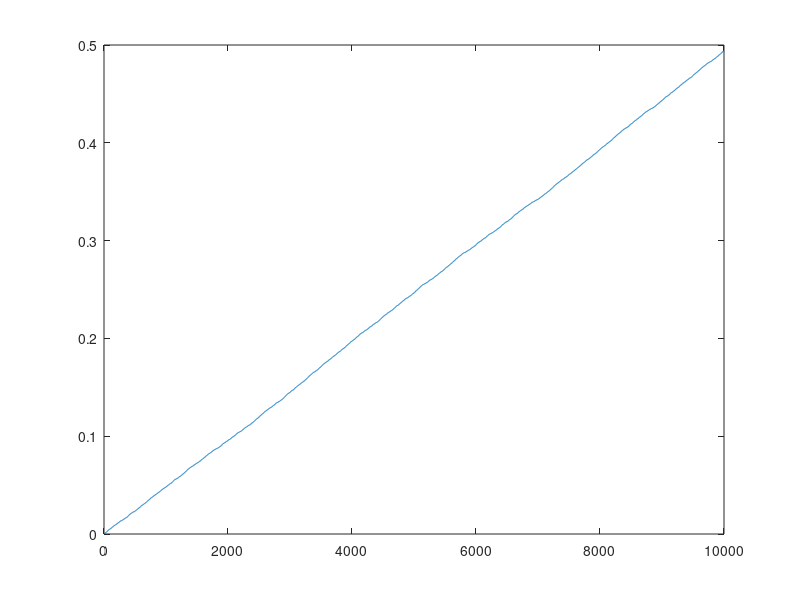

Here is the MATLAB script that generated this plot:
clear all;
clc;
flip = zeros(1,10000);
avg = zeros(1,10000);
for i = 1 : 10000
    flip(i) = randi([0,1]);
    avg(i) = mean(flip);
end
plot(avg); %plots with 'o' all the elements


